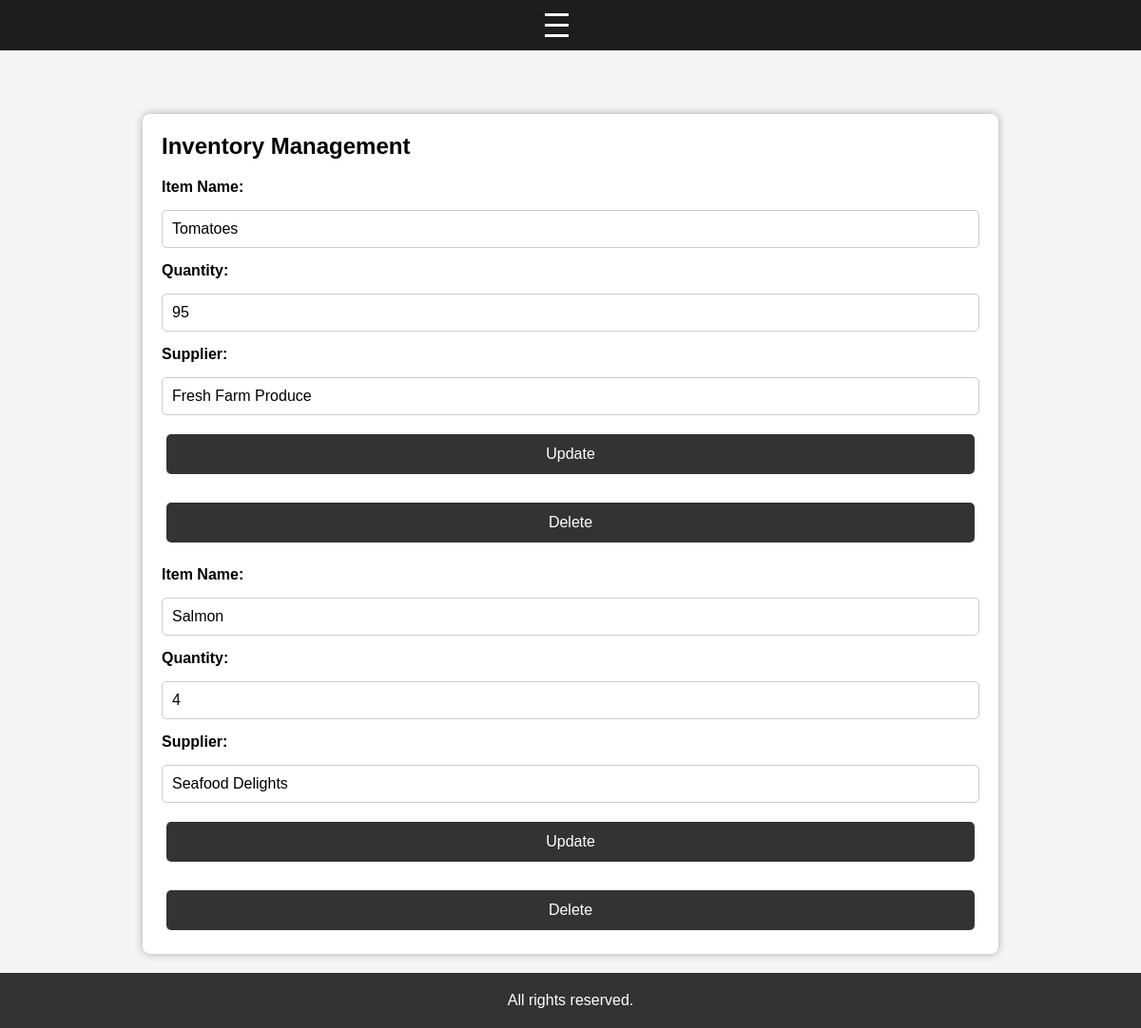
The page /inventory on the database as committed earlier.
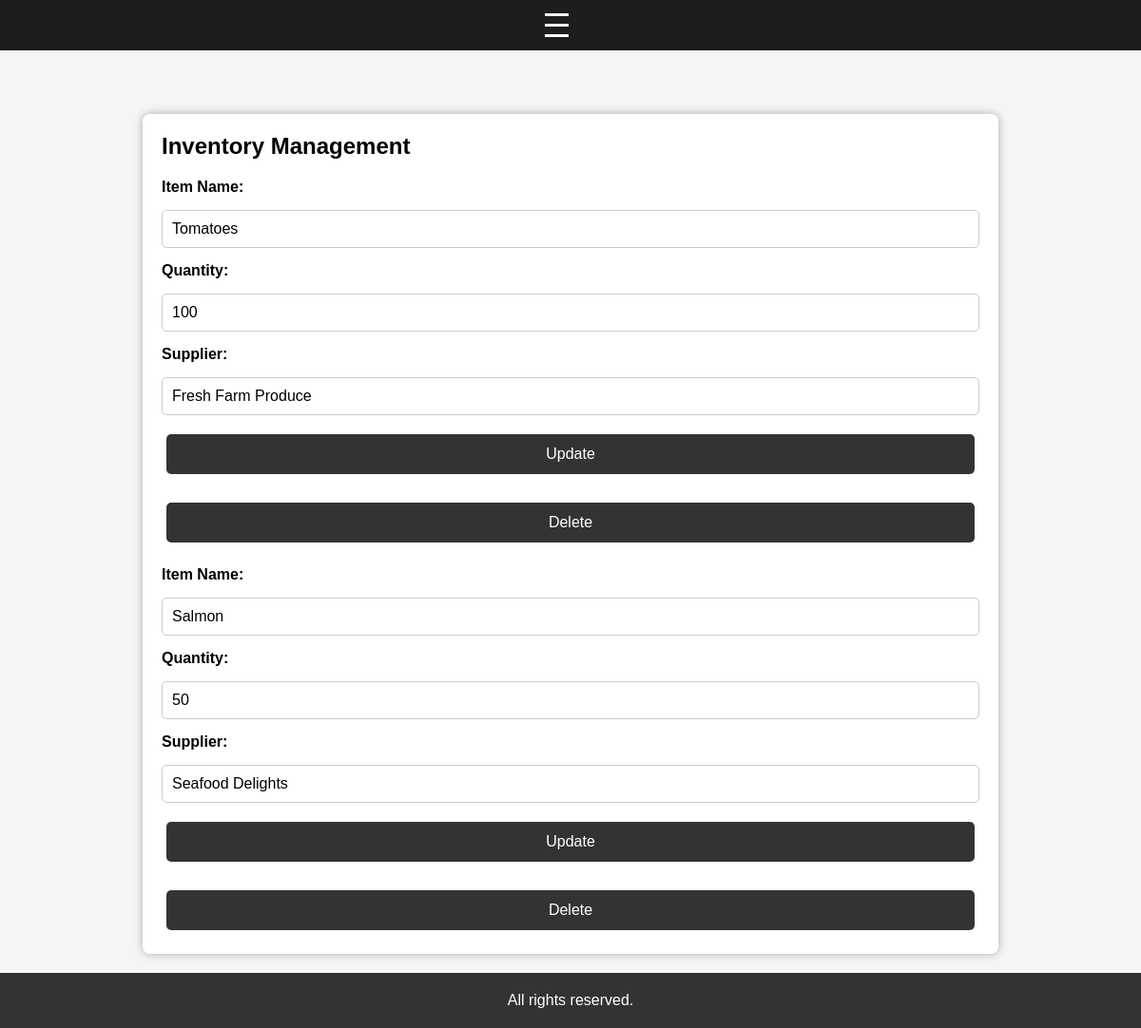
The same page on the database as committed later.
### app/models.py (models this page shows)
class Inventory(db.Model):
    id = db.Column(db.Integer, primary_key=True)
    item_name = db.Column(db.String(255), nullable=False)
    quantity = db.Column(db.Integer, nullable=False)
    used_quantity = db.Column(db.Integer, nullable=False, default=0)
    supplier_id = db.Column(db.Integer, db.ForeignKey('supplier.id', ondelete="RESTRICT"), nullable=False)

class Supplier(db.Model):
    id = db.Column(db.Integer, primary_key=True)
    name = db.Column(db.String(255), nullable=False)
    contact_info = db.Column(db.String(255))
    address = db.Column(db.String(255))
    inventory_items = db.relationship('Inventory', backref='supplier', lazy=True)

### app/routes/inventory_routes.py (the view)
@inventory_bp.route('/inventory', methods=['GET'])
def inventory():
    inventory_items = InventoryLogic.get_all_inventory_items()
    return render_template('inventory.html', inventory_items=inventory_items)

### app/logic/Inventory.py (called while the page is built)
    @staticmethod
    def get_all_inventory_items():
        return BaseCRUD.get_all(Inventory)

### app/logic/base_crud.py (called while the page is built)
    @staticmethod
    def get_all(model):
        return model.query.all() # return all table content

### templates/inventory.html (shortened to what this page needs)
<!DOCTYPE html>
<html lang="en">
<head>
    <link rel="stylesheet" href="{{ url_for('static', filename='css/base.css') }}">
</head>
<body>
    {% include 'partials/nav.html' %}
    <section class="inventory">
        <h2>Inventory Management</h2>
        {% for item in inventory_items %}
        <div class="inventory-item">
            <form action="{{ url_for('inventory.update_inventory_item', item_id=item.id) }}" method="POST">
                <label>Item Name:</label>
                <input type="text" name="item_name" value="{{ item.item_name }}" required>
                <label>Quantity:</label>
                <input type="number" name="quantity" value="{{ item.quantity }}" required>
                <label>Supplier:</label>
                <input type="text" value="{{ item.supplier.name }}" readonly>
                <button type="submit">Update</button>
            </form>
            <form action="{{ url_for('inventory.delete_inventory_item', item_id=item.id) }}" method="POST" onsubmit="return confirm('Are you sure you want to delete this item?');">
                <button type="submit" class ="delete">Delete</button>
            </form>
        </div>
        {% endfor %}
    </section>
    <footer>
        <p>All rights reserved.</p>
    </footer>
</body>
</html>

Rows that differ between the two databases and show on the page:
changed Inventory "Tomatoes": quantity "95" → "100"
changed Inventory "Salmon": quantity "4" → "50"
